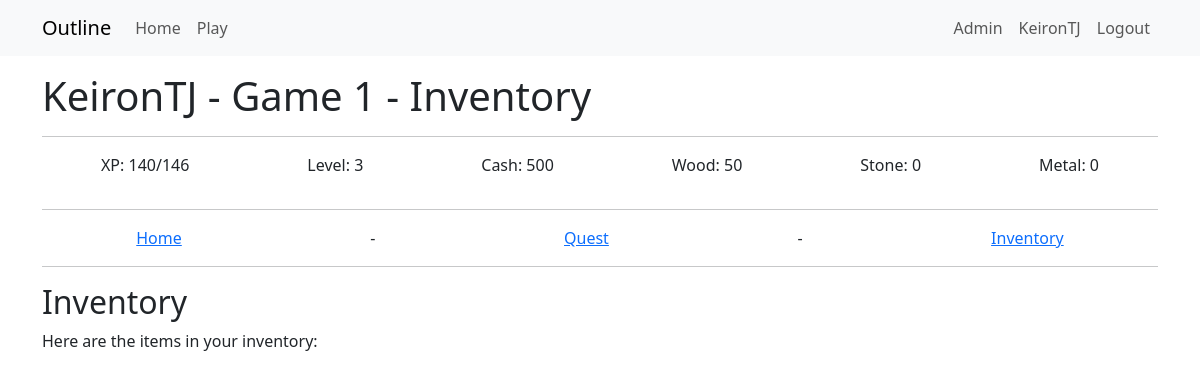
Before: /building_inventory/1 (signed in) with the older database file.
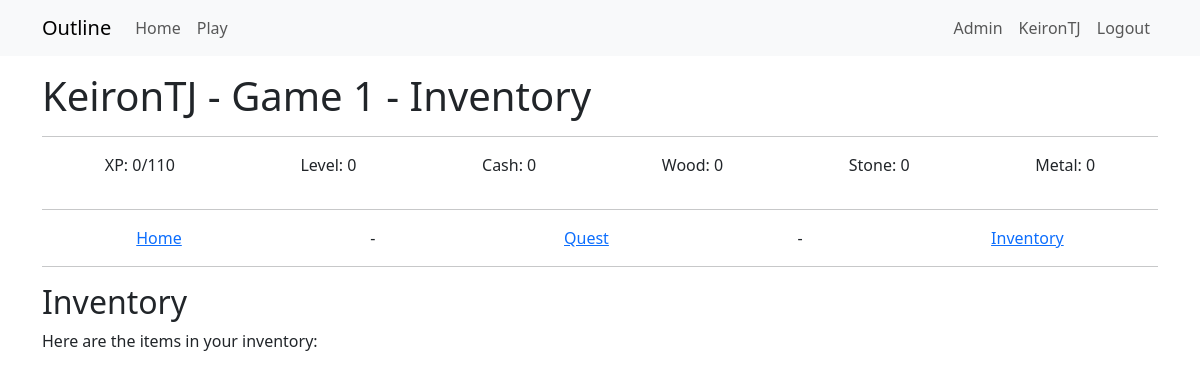
After: the same page with the newer database file.
### app/models.py (models this page shows)
class Game(db.Model):
    __tablename__ = 'game'
    id = db.Column(db.Integer, primary_key=True)
    user_id = db.Column(db.Integer, db.ForeignKey('user.id'), nullable=False)
    game_name = db.Column(db.String(64))
    game_exists = db.Column(db.Boolean, default=True)
    entry_date = db.Column(db.DateTime, default=datetime.now(timezone.utc))
    xp = db.Column(db.Integer, default=0)
    level = db.Column(db.Integer, default=0)
    cash = db.Column(db.Integer, default=0)
    wood = db.Column(db.Integer, default=0)
    stone = db.Column(db.Integer, default=0)
    metal = db.Column(db.Integer, default=0)
    next_level_xp_required = db.Column(db.Integer, default=110)
    user = db.relationship("User", back_populates="game")
    inventories = db.relationship("InventoryUser", back_populates="game")
    quest_progress = db.relationship("QuestProgress", back_populates="game")
    building_progress = db.relationship("BuildingProgress", back_populates="game")
    resource_logs = db.relationship("ResourceLog", back_populates="game")
    hero_progress = db.relationship("HeroProgress", back_populates="game")
    hero_slots = db.relationship("HeroSlots", back_populates="game")

### app/game/routes.py (the view)
@bp.route('/building_inventory/<game_id>', methods=['GET', 'POST'])
@login_required
def building_inventory(game_id):
    game = g.game  # Optimized query
    userinventories = InventoryUser.query.filter_by(game_id=game_id).all()
    return render_template("game/buildings/building_inventory.html",
                           title='Inventory',
                            game=game,
                            userinventories=userinventories)

### app/game/__init__.py (called while the page is built)
@bp.before_app_request
def before_request():
    load_game()

### app/game/context_processor.py (called while the page is built)
def load_game():
    if current_user.is_authenticated:
        game_id = current_user.activegame
        if game_id:
            g.game = Game.query.get(game_id)
        else:
            g.game = None
    else:
        g.game = None

### app/models.py (called while the page is built)
@login.user_loader
def load_user(id):
    return db.session.get(User, int(id))

    def is_admin(self):
        return 'admin' in [role.name for role in self.role]

### app/templates/game/buildings/building_inventory.html (shortened to what this page needs)
{% extends "game/game_base.html" %}
{% block content2 %}
<div>
    <h2>Inventory</h2>
    <p>Here are the items in your inventory:</p>
</div>
{% endblock content2 %}

### app/templates/game/game_base.html (shortened to what this page needs)
{% extends "base.html" %}
{% block content %}
<h1>  {{ game.user.username }} - {{ game.game_name }} - {{ title }}  </h1>
<hr>
<div style="display: flex; justify-content: space-around;">
    <p>XP: {{ game.xp }}/{{game.next_level_xp_required}}</p>
    <p>Level: {{ game.level}}</p>
    <p>Cash: {{ game.cash }}</p>
    <p>Wood: {{ game.wood }}</p>
    <p>Stone: {{ game.stone }}</p>
    <p>Metal: {{ game.metal }}</p>
</div>
<hr>
<div style="display: flex; justify-content: space-around;">
    <a href="{{ url_for('game.play', game_id=game.id) }}">Home</a> -
    {% for building in game.building_progress %}
       {% if building.building.id == 1 %}
            <a href="{{ url_for('game.building_quests', building_progress_id=building.id) }}">Quest</a> -
       {% endif %}
    {% endfor %}
    <a href="{{ url_for('game.building_inventory', game_id=game.id) }}"> Inventory </a>
</div>
<hr>
{% block content2 %}  {% endblock content2 %}
{% endblock content %}

Changed rows visible on the page:
changed Game "Game 1": xp "140" → "0"; next_level_xp_required "146" → "110"; level "3" → "0"; cash "500" → "0"; wood "50" → "0"
